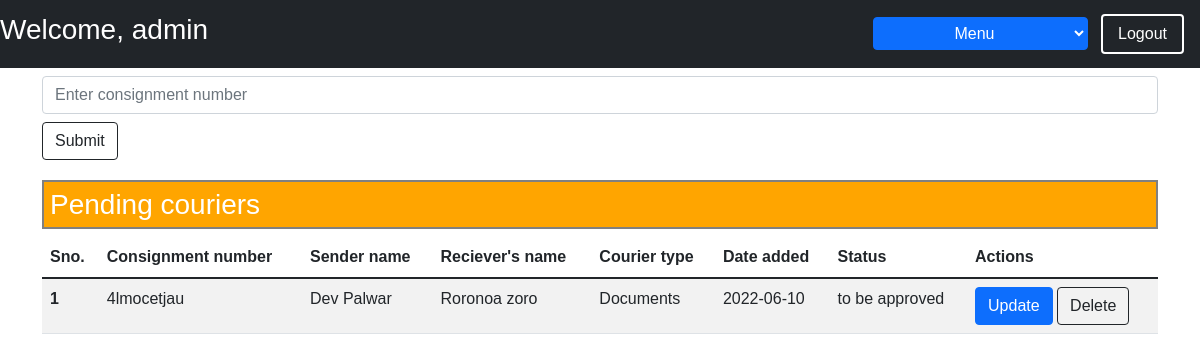
The page /Admin/update_pending.php (signed in) on the database its author committed.
### tables this page shows
CREATE TABLE `parcels` (
  `id` int(150) NOT NULL,
  `consignment` varchar(50) NOT NULL,
  `username` varchar(25) NOT NULL,
  `sender name` varchar(30) NOT NULL,
  `sender phone` int(10) NOT NULL,
  `sender email` varchar(100) NOT NULL,
  `sender city` varchar(30) NOT NULL,
  `sender zip code` varchar(30) NOT NULL,
  `sender street` varchar(50) NOT NULL,
  `sender state` varchar(100) NOT NULL,
  `reciever name` varchar(25) NOT NULL,
  `reciever phone` int(12) NOT NULL,
  `reciever email` varchar(100) NOT NULL,
  `receiver city` varchar(50) NOT NULL,
  `receiver zip code` varchar(50) NOT NULL,
  `receiver street` varchar(50) NOT NULL,
  `receiver state` varchar(100) NOT NULL,
  `courier type` varchar(30) NOT NULL,
  `courier weight` varchar(1000) NOT NULL,
  `comment` varchar(250) NOT NULL,
  `Status` varchar(25) NOT NULL,
  `date` date NOT NULL DEFAULT current_timestamp()
);

### Admin/update_pending.php (the view, shortened to what this page needs)
<!DOCTYPE html>
<html lang="en">
<head>
  <link href="https://cdn.jsdelivr.net/npm/bootstrap@5.1.3/dist/css/bootstrap.min.css" rel="stylesheet"
>
</head>
<body>
  <?php
      include "navbar.php";
    ?>
  <div class="container">
    <form action="courier.php?consignment=$row[consignment]">
      <div class="search-box">
        <div class="form-outline">
          <input type="text" id="search" name="consignment" placeholder="Enter consignment number"
            class="form-control my-2" required />
          <input type="submit" id="searchbtn" class="btn btn-outline-dark">
        </div>
    </form>
  </div>
  <h3 style="border: 2px solid grey; color: white; background-color: orange; padding: 6px; margin-top: 20px;">Pending
    couriers</h3>
  <table class="table table-striped">
    <thead>
      <tr>
        <th scope="col">Sno.</th>
        <th scope="col">Consignment number</th>
        <th scope="col">Sender name</th>
        <th scope="col">Reciever's name</th>
        <th scope="col">Courier type</th>
        <th scope="col">Date added</th>
        <th scope="col">Status</th>
        <th scope="col">Actions</th>
      </tr>
    </thead>
    <?php
    require_once "db_connect.php";
    $sql = "SELECT * FROM `parcels` WHERE Status='to be approved'";
    $result = mysqli_query($conn , $sql);
    $sno = 0;
    while($row = mysqli_fetch_assoc($result)) {
        $sno = $sno + 1;
        echo "<tr>
        <th scope='row'>". $sno . "</th>
        <td>". $row['consignment'] . "</td>
        <td>". $row['sender name'] . "</td>
        <td>". $row['reciever name'] . "</td>
        <td> ". $row['courier type'] ."</td>
        <td> ". $row['date'] ."</td>
        <td> ". $row['Status'] ."</td>
        <td><a href = 'courier.php?consignment=$row[consignment]'class='btn btn-primary'>Update</a> <a href = 'update_pending.php?consignment=$row[consignment]'class='btn btn-outline-dark'>Delete</a>  </td>
      </tr>";
    }
?>
  </table>
</body>
</html>

### Admin/navbar.php (style rules this page uses)
body { font-family: 'Gill Sans', 'Gill Sans MT', Calibri, 'Trebuchet MS', sans-serif; }
a { text-decoration: none; color: white; }

### rows shown on the page
parcels: consignment "4lmocetjau", sender name "Dev Palwar", reciever name "Roronoa zoro", courier type "Documents", date "2022-06-10", Status "to be approved"
